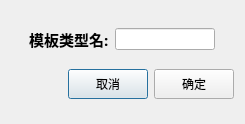
<?xml version="1.0" encoding="UTF-8"?>
<ui version="4.0">
 <class>ReportTemplateDiseaseTypeAdd</class>
 <widget class="QDialog" name="ReportTemplateDiseaseTypeAdd">
  <property name="geometry">
   <rect>
    <x>0</x>
    <y>0</y>
    <width>245</width>
    <height>124</height>
   </rect>
  </property>
  <property name="windowTitle">
   <string>添加模板类型</string>
  </property>
  <layout class="QGridLayout" name="gridLayout">
   <item row="1" column="0">
    <layout class="QHBoxLayout" name="horizontalLayout">
     <item>
      <spacer name="horizontalSpacer">
       <property name="orientation">
        <enum>Qt::Horizontal</enum>
       </property>
       <property name="sizeHint" stdset="0">
        <size>
         <width>40</width>
         <height>20</height>
        </size>
       </property>
      </spacer>
     </item>
     <item>
      <widget class="QLabel" name="label">
       <property name="font">
        <font>
         <family>Aharoni</family>
         <pointsize>11</pointsize>
         <weight>75</weight>
         <bold>true</bold>
        </font>
       </property>
       <property name="text">
        <string>模板类型名:</string>
       </property>
      </widget>
     </item>
     <item>
      <widget class="QLineEdit" name="disease_type_name_edit">
       <property name="sizePolicy">
        <sizepolicy hsizetype="Fixed" vsizetype="Fixed">
         <horstretch>0</horstretch>
         <verstretch>0</verstretch>
        </sizepolicy>
       </property>
       <property name="minimumSize">
        <size>
         <width>100</width>
         <height>0</height>
        </size>
       </property>
      </widget>
     </item>
     <item>
      <spacer name="horizontalSpacer_2">
       <property name="orientation">
        <enum>Qt::Horizontal</enum>
       </property>
       <property name="sizeHint" stdset="0">
        <size>
         <width>40</width>
         <height>20</height>
        </size>
       </property>
      </spacer>
     </item>
    </layout>
   </item>
   <item row="3" column="0">
    <layout class="QHBoxLayout" name="horizontalLayout_2">
     <item>
      <spacer name="horizontalSpacer_3">
       <property name="orientation">
        <enum>Qt::Horizontal</enum>
       </property>
       <property name="sizeHint" stdset="0">
        <size>
         <width>40</width>
         <height>20</height>
        </size>
       </property>
      </spacer>
     </item>
     <item>
      <widget class="QPushButton" name="cancel_button">
       <property name="minimumSize">
        <size>
         <width>0</width>
         <height>30</height>
        </size>
       </property>
       <property name="text">
        <string>取消</string>
       </property>
      </widget>
     </item>
     <item>
      <widget class="QPushButton" name="ok_button">
       <property name="minimumSize">
        <size>
         <width>0</width>
         <height>30</height>
        </size>
       </property>
       <property name="text">
        <string>确定</string>
       </property>
      </widget>
     </item>
    </layout>
   </item>
   <item row="0" column="0">
    <spacer name="verticalSpacer">
     <property name="orientation">
      <enum>Qt::Vertical</enum>
     </property>
     <property name="sizeType">
      <enum>QSizePolicy::Fixed</enum>
     </property>
     <property name="sizeHint" stdset="0">
      <size>
       <width>20</width>
       <height>5</height>
      </size>
     </property>
    </spacer>
   </item>
  </layout>
 </widget>
 <resources/>
 <connections/>
</ui>
